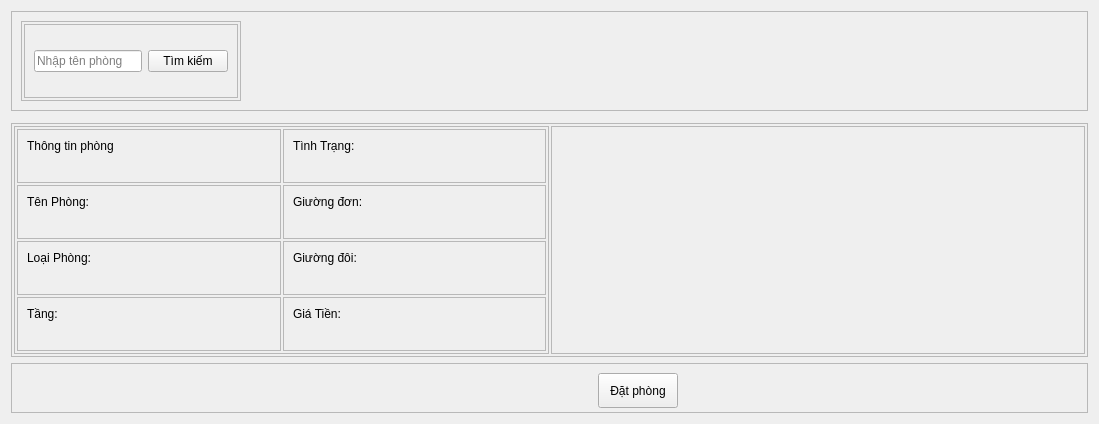
             <widget class="QWidget" name="page_3">
              <layout class="QVBoxLayout" name="verticalLayout_9">
               <item>
                <widget class="QFrame" name="frame_34">
                 <property name="minimumSize">
                  <size>
                   <width>0</width>
                   <height>100</height>
                  </size>
                 </property>
                 <property name="maximumSize">
                  <size>
                   <width>16777215</width>
                   <height>200</height>
                  </size>
                 </property>
                 <property name="frameShape">
                  <enum>QFrame::StyledPanel</enum>
                 </property>
                 <property name="frameShadow">
                  <enum>QFrame::Raised</enum>
                 </property>
                 <layout class="QHBoxLayout" name="horizontalLayout_28">
                  <item>
                   <widget class="QFrame" name="frame_36">
                    <property name="minimumSize">
                     <size>
                      <width>200</width>
                      <height>0</height>
                     </size>
                    </property>
                    <property name="maximumSize">
                     <size>
                      <width>220</width>
                      <height>16777215</height>
                     </size>
                    </property>
                    <property name="frameShape">
                     <enum>QFrame::StyledPanel</enum>
                    </property>
                    <property name="frameShadow">
                     <enum>QFrame::Raised</enum>
                    </property>
                    <layout class="QVBoxLayout" name="verticalLayout_11" stretch="0">
                     <property name="spacing">
                      <number>2</number>
                     </property>
                     <property name="leftMargin">
                      <number>2</number>
                     </property>
                     <property name="topMargin">
                      <number>2</number>
                     </property>
                     <property name="rightMargin">
                      <number>2</number>
                     </property>
                     <property name="bottomMargin">
                      <number>2</number>
                     </property>
                     <item>
                      <widget class="QFrame" name="frame_37">
                       <property name="frameShape">
                        <enum>QFrame::StyledPanel</enum>
                       </property>
                       <property name="frameShadow">
                        <enum>QFrame::Raised</enum>
                       </property>
                       <layout class="QHBoxLayout" name="horizontalLayout_29">
                        <property name="leftMargin">
                         <number>9</number>
                        </property>
                        <property name="topMargin">
                         <number>9</number>
                        </property>
                        <property name="rightMargin">
                         <number>9</number>
                        </property>
                        <property name="bottomMargin">
                         <number>9</number>
                        </property>
                        <item>
                         <widget class="QLineEdit" name="lineEditTimKiem2">
                          <property name="minimumSize">
                           <size>
                            <width>0</width>
                            <height>0</height>
                           </size>
                          </property>
                          <property name="maximumSize">
                           <size>
                            <width>16777215</width>
                            <height>16777215</height>
                           </size>
                          </property>
                          <property name="placeholderText">
                           <string>Nhập tên phòng</string>
                          </property>
                         </widget>
                        </item>
                        <item>
                         <widget class="QPushButton" name="buttonTimKiem2">
                          <property name="maximumSize">
                           <size>
                            <width>16777215</width>
                            <height>16777215</height>
                           </size>
                          </property>
                          <property name="text">
                           <string>Tìm kiếm</string>
                          </property>
                         </widget>
                        </item>
                       </layout>
                      </widget>
                     </item>
                    </layout>
                   </widget>
                  </item>
                  <item>
                   <spacer name="horizontalSpacer_5">
                    <property name="orientation">
                     <enum>Qt::Horizontal</enum>
                    </property>
                    <property name="sizeType">
                     <enum>QSizePolicy::MinimumExpanding</enum>
                    </property>
                    <property name="sizeHint" stdset="0">
                     <size>
                      <width>500</width>
                      <height>20</height>
                     </size>
                    </property>
                   </spacer>
                  </item>
                 </layout>
                </widget>
               </item>
               <item>
                <widget class="QFrame" name="frame_19">
                 <property name="frameShape">
                  <enum>QFrame::StyledPanel</enum>
                 </property>
                 <property name="frameShadow">
                  <enum>QFrame::Raised</enum>
                 </property>
                 <widget class="QFrame" name="frame_24">
                  <property name="geometry">
                   <rect>
                    <x>20</x>
                    <y>30</y>
                    <width>128</width>
                    <height>66</height>
                   </rect>
                  </property>
                  <property name="frameShape">
                   <enum>QFrame::StyledPanel</enum>
                  </property>
                  <property name="frameShadow">
                   <enum>QFrame::Raised</enum>
                  </property>
                  <layout class="QVBoxLayout" name="verticalLayout_10">
                   <item>
                    <widget class="QLabel" name="label_6">
                     <property name="text">
                      <string>TextLabel</string>
                     </property>
                    </widget>
                   </item>
                   <item>
                    <widget class="QLineEdit" name="lineEdit_2"/>
                   </item>
                  </layout>
                 </widget>
                 <widget class="QFrame" name="frame_25">
                  <property name="geometry">
                   <rect>
                    <x>180</x>
                    <y>50</y>
                    <width>124</width>
                    <height>36</height>
                   </rect>
                  </property>
                  <property name="frameShape">
                   <enum>QFrame::StyledPanel</enum>
                  </property>
                  <property name="frameShadow">
                   <enum>QFrame::Raised</enum>
                  </property>
                  <layout class="QHBoxLayout" name="horizontalLayout_19">
                   <item>
                    <widget class="QLabel" name="label_10">
                     <property name="text">
                      <string>TextLabel</string>
                     </property>
                    </widget>
                   </item>
                   <item>
                    <widget class="QLabel" name="label_9">
                     <property name="text">
                      <string>TextLabel</string>
                     </property>
                    </widget>
                   </item>
                  </layout>
                 </widget>
                </widget>
               </item>
               <item>
                <widget class="QFrame" name="frame_22">
                 <property name="sizePolicy">
                  <sizepolicy hsizetype="Preferred" vsizetype="Expanding">
                   <horstretch>0</horstretch>
                   <verstretch>0</verstretch>
                  </sizepolicy>
                 </property>
                 <property name="frameShape">
                  <enum>QFrame::StyledPanel</enum>
                 </property>
                 <property name="frameShadow">
                  <enum>QFrame::Raised</enum>
                 </property>
                 <layout class="QHBoxLayout" name="horizontalLayout_20">
                  <property name="spacing">
                   <number>2</number>
                  </property>
                  <property name="leftMargin">
                   <number>2</number>
                  </property>
                  <property name="topMargin">
                   <number>2</number>
                  </property>
                  <property name="rightMargin">
                   <number>2</number>
                  </property>
                  <property name="bottomMargin">
                   <number>2</number>
                  </property>
                  <item>
                   <widget class="QFrame" name="frame_26">
                    <property name="frameShape">
                     <enum>QFrame::StyledPanel</enum>
                    </property>
                    <property name="frameShadow">
                     <enum>QFrame::Raised</enum>
                    </property>
                    <layout class="QGridLayout" name="gridLayout">
                     <property name="leftMargin">
                      <number>2</number>
                     </property>
                     <property name="topMargin">
                      <number>2</number>
                     </property>
                     <property name="rightMargin">
                      <number>2</number>
                     </property>
                     <property name="bottomMargin">
                      <number>2</number>
                     </property>
                     <property name="spacing">
                      <number>2</number>
                     </property>
                     <item row="3" column="1">
                      <widget class="QFrame" name="frame_33">
                       <property name="frameShape">
                        <enum>QFrame::StyledPanel</enum>
                       </property>
                       <property name="frameShadow">
                        <enum>QFrame::Raised</enum>
                       </property>
                       <layout class="QVBoxLayout" name="verticalLayout_47">
                        <item>
                         <widget class="QLabel" name="label_24">
                          <property name="text">
                           <string>Giá Tiền:</string>
                          </property>
                         </widget>
                        </item>
                        <item>
                         <widget class="QLabel" name="labelGiaTien2">
                          <property name="text">
                           <string/>
                          </property>
                         </widget>
                        </item>
                       </layout>
                      </widget>
                     </item>
                     <item row="1" column="1">
                      <widget class="QFrame" name="frame_31">
                       <property name="frameShape">
                        <enum>QFrame::StyledPanel</enum>
                       </property>
                       <property name="frameShadow">
                        <enum>QFrame::Raised</enum>
                       </property>
                       <layout class="QVBoxLayout" name="verticalLayout_43">
                        <item>
                         <widget class="QLabel" name="label_20">
                          <property name="text">
                           <string>Giường đơn:</string>
                          </property>
                         </widget>
                        </item>
                        <item>
                         <widget class="QLabel" name="labelGiuongDon2">
                          <property name="text">
                           <string/>
                          </property>
                         </widget>
                        </item>
                       </layout>
                      </widget>
                     </item>
                     <item row="2" column="0">
                      <widget class="QFrame" name="frame_29">
                       <property name="frameShape">
                        <enum>QFrame::StyledPanel</enum>
                       </property>
                       <property name="frameShadow">
                        <enum>QFrame::Raised</enum>
                       </property>
                       <layout class="QVBoxLayout" name="verticalLayout_44">
                        <item>
                         <widget class="QLabel" name="label_14">
                          <property name="text">
                           <string>Loại Phòng:</string>
                          </property>
                         </widget>
                        </item>
                        <item>
                         <widget class="QLabel" name="labelLoaiPhong2">
                          <property name="text">
                           <string/>
                          </property>
                         </widget>
                        </item>
                       </layout>
                      </widget>
                     </item>
                     <item row="0" column="1">
                      <widget class="QFrame" name="frame_35">
                       <property name="frameShape">
                        <enum>QFrame::StyledPanel</enum>
                       </property>
                       <property name="frameShadow">
                        <enum>QFrame::Raised</enum>
                       </property>
                       <layout class="QVBoxLayout" name="verticalLayout_48">
                        <item>
                         <widget class="QLabel" name="label_26">
                          <property name="text">
                           <string>Tình Trạng:</string>
                          </property>
                         </widget>
                        </item>
                        <item>
                         <widget class="QLabel" name="labelTinhTrang2">
                          <property name="text">
                           <string/>
                          </property>
                         </widget>
                        </item>
                       </layout>
                      </widget>
                     </item>
                     <item row="3" column="0">
                      <widget class="QFrame" name="frame_30">
                       <property name="frameShape">
                        <enum>QFrame::StyledPanel</enum>
                       </property>
                       <property name="frameShadow">
                        <enum>QFrame::Raised</enum>
                       </property>
                       <layout class="QVBoxLayout" name="verticalLayout_46">
                        <item>
                         <widget class="QLabel" name="label_16">
                          <property name="text">
                           <string>Tầng:</string>
                          </property>
                         </widget>
                        </item>
                        <item>
                         <widget class="QLabel" name="labelTang2">
                          <property name="text">
                           <string/>
                          </property>
                         </widget>
                        </item>
                       </layout>
                      </widget>
                     </item>
                     <item row="2" column="1">
                      <widget class="QFrame" name="frame_32">
                       <property name="frameShape">
                        <enum>QFrame::StyledPanel</enum>
                       </property>
                       <property name="frameShadow">
                        <enum>QFrame::Raised</enum>
                       </property>
                       <layout class="QVBoxLayout" name="verticalLayout_45">
                        <item>
                         <widget class="QLabel" name="label_22">
                          <property name="text">
                           <string>Giường đôi:</string>
                          </property>
                         </widget>
                        </item>
                        <item>
                         <widget class="QLabel" name="labelGiuongDoi2">
                          <property name="text">
                           <string/>
                          </property>
                         </widget>
                        </item>
                       </layout>
                      </widget>
                     </item>
                     <item row="1" column="0">
                      <widget class="QFrame" name="frame_28">
                       <property name="frameShape">
                        <enum>QFrame::StyledPanel</enum>
                       </property>
                       <property name="frameShadow">
                        <enum>QFrame::Raised</enum>
                       </property>
                       <layout class="QVBoxLayout" name="verticalLayout_42">
                        <item>
                         <widget class="QLabel" name="label_11">
                          <property name="text">
                           <string>Tên Phòng:</string>
                          </property>
                         </widget>
                        </item>
                        <item>
                         <widget class="QLabel" name="labelTenPhong2">
                          <property name="text">
                           <string/>
                          </property>
                         </widget>
                        </item>
                       </layout>
                      </widget>
                     </item>
                     <item row="0" column="0">
                      <widget class="QFrame" name="frame_52">
                       <property name="frameShape">
                        <enum>QFrame::StyledPanel</enum>
                       </property>
                       <property name="frameShadow">
                        <enum>QFrame::Raised</enum>
                       </property>
                       <layout class="QVBoxLayout" name="verticalLayout_49">
                        <item>
                         <widget class="QLabel" name="label">
                          <property name="text">
                           <string>Thông tin phòng</string>
                          </property>
                          <property name="margin">
                           <number>0</number>
                          </property>
                         </widget>
                        </item>
                        <item>
                         <widget class="QLabel" name="label_2">
                          <property name="text">
                           <string/>
                          </property>
                         </widget>
                        </item>
                       </layout>
                      </widget>
                     </item>
                    </layout>
                   </widget>
                  </item>
                  <item>
                   <widget class="QFrame" name="frame_27">
                    <property name="frameShape">
                     <enum>QFrame::StyledPanel</enum>
                    </property>
                    <property name="frameShadow">
                     <enum>QFrame::Raised</enum>
                    </property>
                   </widget>
                  </item>
                 </layout>
                </widget>
               </item>
               <item alignment="Qt::AlignBottom">
                <widget class="QFrame" name="frame_23">
                 <property name="minimumSize">
                  <size>
                   <width>0</width>
                   <height>50</height>
                  </size>
                 </property>
                 <property name="maximumSize">
                  <size>
                   <width>16777215</width>
                   <height>50</height>
                  </size>
                 </property>
                 <property name="frameShape">
                  <enum>QFrame::StyledPanel</enum>
                 </property>
                 <property name="frameShadow">
                  <enum>QFrame::Raised</enum>
                 </property>
                 <layout class="QHBoxLayout" name="horizontalLayout_30">
                  <item>
                   <spacer name="horizontalSpacer_6">
                    <property name="orientation">
                     <enum>Qt::Horizontal</enum>
                    </property>
                    <property name="sizeHint" stdset="0">
                     <size>
                      <width>577</width>
                      <height>20</height>
                     </size>
                    </property>
                   </spacer>
                  </item>
                  <item>
                   <widget class="QPushButton" name="buttonXacNhanDatPhong">
                    <property name="minimumSize">
                     <size>
                      <width>0</width>
                      <height>35</height>
                     </size>
                    </property>
                    <property name="text">
                     <string>Đặt phòng</string>
                    </property>
                   </widget>
                  </item>
                  <item>
                   <spacer name="horizontalSpacer_8">
                    <property name="orientation">
                     <enum>Qt::Horizontal</enum>
                    </property>
                    <property name="sizeHint" stdset="0">
                     <size>
                      <width>200</width>
                      <height>20</height>
                     </size>
                    </property>
                   </spacer>
                  </item>
                  <item>
                   <spacer name="horizontalSpacer_7">
                    <property name="orientation">
                     <enum>Qt::Horizontal</enum>
                    </property>
                    <property name="sizeType">
                     <enum>QSizePolicy::Ignored</enum>
                    </property>
                    <property name="sizeHint" stdset="0">
                     <size>
                      <width>200</width>
                      <height>27</height>
                     </size>
                    </property>
                   </spacer>
                  </item>
                 </layout>
                </widget>
               </item>
              </layout>
             </widget>
